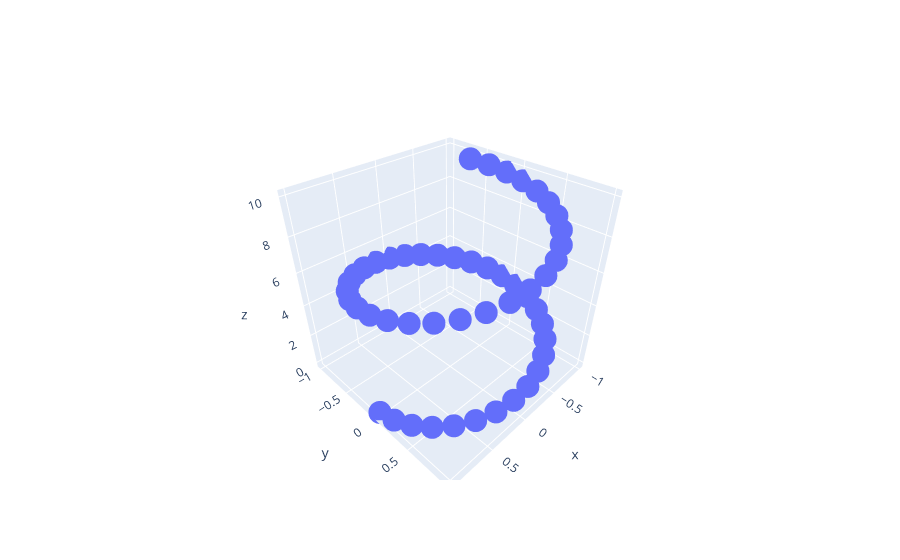

Write notebook code for a chart like this one.
### Code cell
#Basic 3D Scatter Plot

import plotly.graph_objects as go
import numpy as np

# Helix equation
t = np.linspace(0, 10, 50)
x, y, z = np.cos(t), np.sin(t), t

fig = go.Figure(data=[go.Scatter3d(x=x, y=y, z=z,
                                   mode='markers')])
fig.show()
